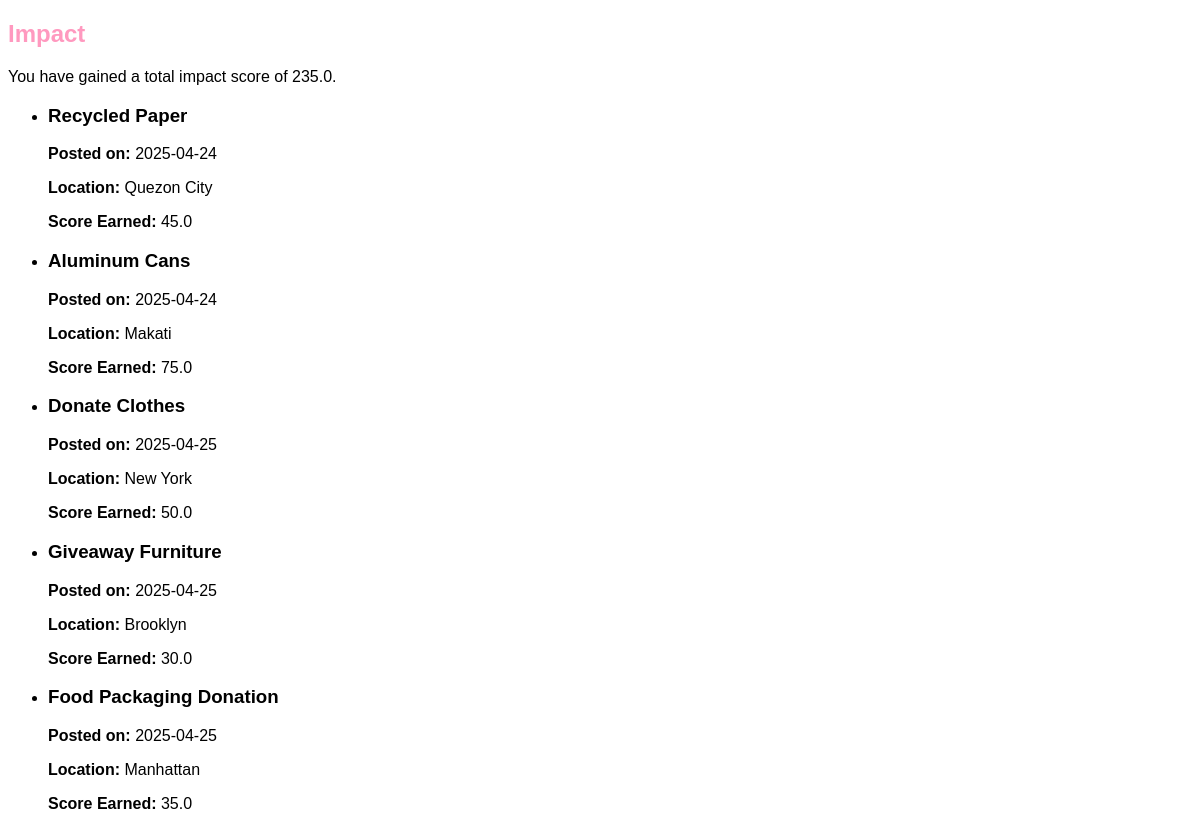
/impact (signed in), run on an earlier commit of the app's database.
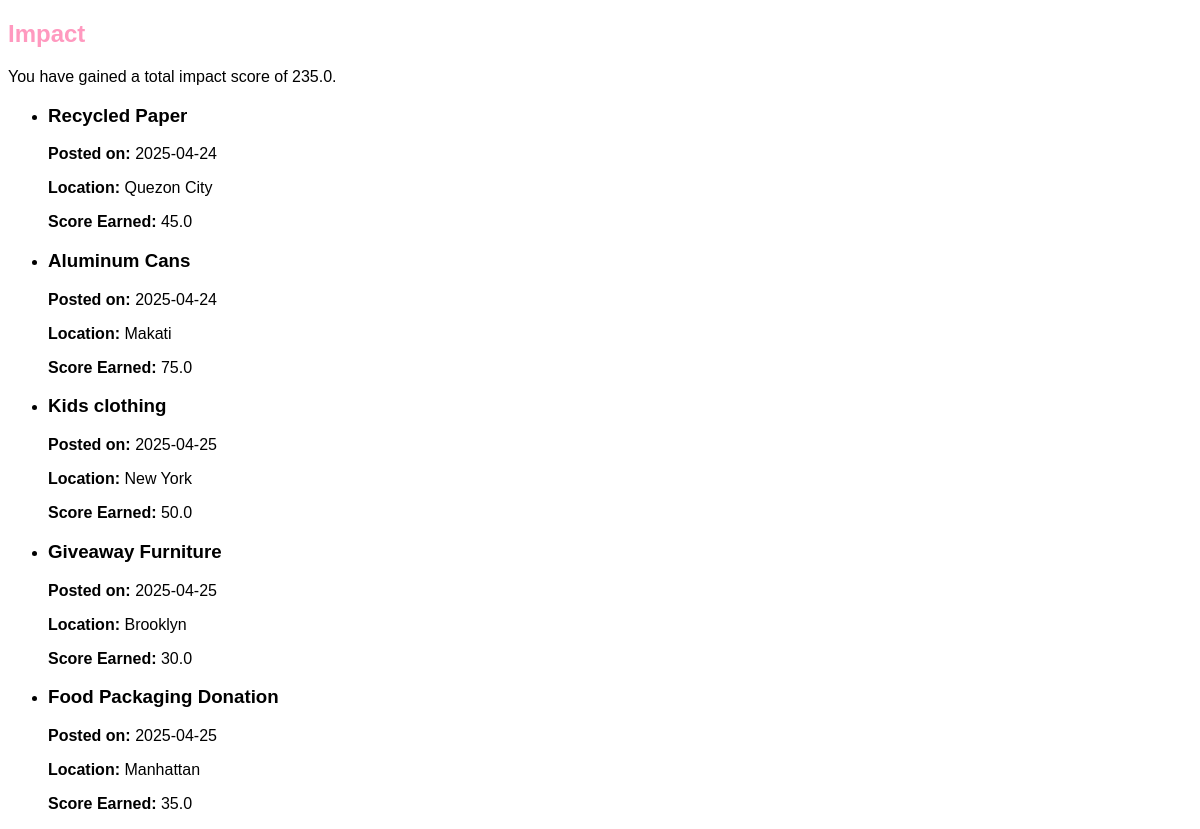
And on a later commit of the database.
### tables this page shows
CREATE TABLE postings (
    postings_id INTEGER PRIMARY KEY AUTOINCREMENT,
    donor_user_id INTEGER NOT NULL,
    post_title TEXT NOT NULL,
    description TEXT NULL,
    post_status TEXT CHECK (post_status IN ("New", "Open", "Locked", "Collected")) NOT NULL,
    collector_by_user_id INTEGER NOT NULL,
    post_date DATETIME NOT NULL,
    collection_date DATETIME NULL,
    item_id INTEGER NOT NULL,
    approval_date DATETIME,
    quantity INTEGER NOT NULL,
    pick_up_location TEXT,
    score REAL,
    is_deleted BOOLEAN DEFAULT FALSE,
    FOREIGN KEY (donor_user_id) REFERENCES users(user_id),
    FOREIGN KEY (collector_by_user_id) REFERENCES users(user_id),
    FOREIGN KEY (item_id) REFERENCES items(item_id)
);

### app.py (the view)
    @app.route('/impact')
    def impact():
        print("Impact route hit", flush=True)
        user_id = session['user_id']  # Assuming the user is logged in and their ID is in the session
        conn = get_db_connection()
        cursor = conn.cursor()
        cursor.execute("""
            SELECT
                p.postings_id,
                p.post_title,
                p.post_date,
                p.pick_up_location,
                p.score
            FROM postings p
            WHERE p.donor_user_id = ? AND p.is_deleted = 0
        """, (user_id,))
        rows = cursor.fetchall()
        print(f"[DEBUG] Rows fetched from DB: {rows}", flush=True)  # Debug print for raw DB output
        donations = []
        total_score = 0  # Initialize total_score
        for row in rows:
            donations.append({
                'post_title': row['post_title'],
                'score': row['score'],
                'post_date': row['post_date'],
                'pick_up_location': row['pick_up_location']
            })
            print(f"[DEBUG] Donation data being added: {donations[-1]}")  # Debug print
            total_score += row['score']  # Accumulate the score
        print(f"[DEBUG] Total Impact Score: {total_score}")  # Debug print
        conn.close()
        return render_template('impact.html', donations=donations, total_score=total_score)

### app.py (called while the page is built)
def get_db_connection():
    db_path = os.path.join(app.instance_path, 'ecoexchange.db')
    conn = sqlite3.connect(db_path)
    conn.row_factory = sqlite3.Row
    print(f"✅ Connected to: {db_path}")
    return conn

### templates/impact.html (shortened to what this page needs)
<!DOCTYPE html>
<html lang="en">
<head>
    <link rel="stylesheet" href="{{ url_for('static', filename='css/profile.css') }}">
</head>
<body>
    <div class="impact-section">
        <h2 class="page-title">Impact</h2>
        <p class="highlight">You have gained a total impact score of {{ total_score }}.</p>
        {% if donations %}
            <div class="impact-scroll-wrapper">
                <ul class="donation-list">
                    {% for donation in donations %}
                        <li class="donation-card">
                            <h3 class="donation-title">{{ donation.post_title }}</h3>
                            <p><strong>Posted on:</strong> {{ donation.post_date }}</p>
                            <p><strong>Location:</strong> {{ donation.pick_up_location }}</p>
                            <p><strong>Score Earned:</strong> {{ donation.score }}</p>
                        </li>
                    {% endfor %}
                </ul>
            </div>
        {% else %}
            <p class="no-donations">No donations have been made yet.</p>
        {% endif %}
    </div>
</body>
</html>

### static/css/profile.css (style rules this page uses)
html { color-scheme: light dark; }
body { background-color: white; color: black; font-family: Tahoma, Verdana, Arial, sans-serif; }
h2 { color: #FF99BF; }

What changed in the data, as far as the page shows it:
changed postings "New York": post_title "Donate Clothes" → "Kids clothing"
